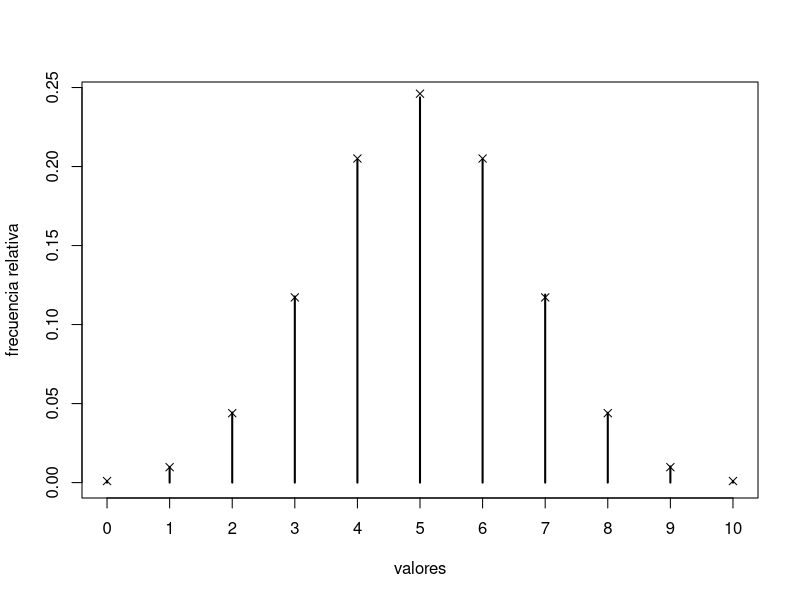

Source code (R): (Note: this script raises an error after producing the figure.)
## ---- chunk 1

## ---- chunk 2
rfmp0 <- function(x, prob = 1/length(x), nsim = 1000) {
  # Simulación nsim v.a. discreta a partir de fmp
  # por inversión generalizada (transformación cuantil)
  X <- numeric(nsim)
  U <- runif(nsim)
  for(j in 1:nsim) {
    i <- 1
    Fx <- prob[1]
    while (Fx < U[j]) {
      i <- i + 1
      Fx <- Fx + prob[i]
    }
    X[j] <- x[i]
  }
  return(X)
}

## ---- chunk 3
ncomp <- 0

rfmp <- function(x, prob = 1/length(x), nsim = 1000) {
  # Simulación nsim v.a. discreta a partir de fmp
  # por inversión generalizada (transformación cuantil)
  # Inicializar FD
  Fx <- cumsum(prob)
  # Simular
  X <- numeric(nsim)
  U <- runif(nsim)
  for(j in 1:nsim) {
    i <- 1
    while (Fx[i] < U[j]) i <- i + 1
    X[j] <- x[i]
    ncomp <<- ncomp + i
  }
  return(X)
}


## ---- chunk 4
set.seed(54321)
n <- 10
p <- 0.5
nsim <- 10^5

x <- 0:n
fmp <- dbinom(x, n, p)

ncomp <- 0
system.time( rx <- rfmp(x, fmp, nsim) )
## ---- chunk 5
mean(rx)
## ---- chunk 6
ncomp/nsim
# Se verá más adelante que el valor teórico es sum((1:length(x))*fmp)
## ---- chunk 7
res <- table(rx)/nsim
plot(res, ylab = "frecuencia relativa", xlab = "valores")
points(x, fmp, pch = 4)  # Comparación teórica

res <- as.data.frame(res)
names(res) <- c("x", "psim")
res$pteor <- fmp
res

# Errores
max(abs(res$psim - res$pteor))
max(abs(res$psim - res$pteor) / res$pteor)
## ---- chunk 8
res <- data.frame(x = x, pteor = fmp, psim = 0)
res.sim <- table(rx)/nsim
index <- match(names(res.sim), x)
res$psim[index] <- res.sim
## ---- chunk 9
tini <- proc.time()

ncomp <- 0
ind <- order(fmp, decreasing=TRUE)
rx <- rfmp(x[ind], fmp[ind], nsim)

tiempo <- proc.time() - tini
tiempo

# Número de comparaciones
ncomp/nsim
sum((1:length(x))*fmp[ind]) # Valor teórico
## ---- chunk 10
system.time( rx <- sample(x, nsim, replace = TRUE, prob = fmp) )
## ---- chunk 11
# ![](tablaguia2.png)
knitr::include_graphics(paste0(fig.path,"tablaguia2.png"))
## ---- chunk 12
rfmp.tabla <- function(x, prob = 1/length(x), m, nsim = 1000) {
  # Simulación v.a. discreta a partir de función de masa de probabilidad
  # por tabla guia de tamaño m
  # Inicializar tabla y FD
  Fx <- cumsum(prob)
  g <- rep(1,m)
  i <- 1
  for(j in 2:m) {
    while (Fx[i] < (j-1)/m) i <- i+1
    g[j] <- i
  }
  # Generar valores
  X <- numeric(nsim)
  U <- runif(nsim)
  for(j in 1:nsim) {
    i <- g[floor(U[j]*m)+1]
    while (Fx[i] < U[j]) i <- i + 1
    X[j] <- x[i]
  }
  return(X)
}

system.time( rx <- rfmp.tabla(x, fmp, n-1, nsim) )

## ---- chunk 13
res <- table(rx)/nsim
plot(res, ylab = "frecuencia relativa", xlab = "valores")
points(x, fmp, pch = 4)  # Comparación teórica
## ---- chunk 14
# ![](alias2.png)
knitr::include_graphics(paste0(fig.path,"alias2.png"))
## ---- chunk 15
rfmp.alias <- function(x, prob = 1/length(x), nsim = 1000) {
  # Inicializar tablas
  a <- numeric(length(x))
  q <- prob*length(x)
  low <- q < 1
  high <- which(!low)
  low <- which(low)
  while (length(high) && length(low)) {
    l <- low[1]
    h <- high[1]
    a[l] <- h
    q[h] <- q[h] - (1 - q[l])
    if (q[h] < 1) {
      high <- high[-1]
      low[1] <- h
    } else low <- low[-1]
  } # while
  # Generar valores
  V <- runif(nsim)
  i <- floor(runif(nsim)*length(x)) + 1
  return( x[ ifelse( V < q[i], i, a[i]) ] )
}


system.time( rx <- rfmp.alias(x,fmp,nsim) )

## ---- chunk 16
res <- table(rx)/nsim
plot(res, ylab = "frecuencia relativa", xlab = "valores")
points(x, fmp, pch = 4)  # Comparación teórica
## ---- chunk 17
fdistr <- function(x) {
ifelse(x < 0, 0,
    ifelse(x < 1/5, x/2 + 1/10,
        ifelse(x <= 9/10, x + 1/10, 1) ) )
}
# Empleando ifelse se complica un poco más pero el resultado es una función vectorial.
curve(fdistr(x), from = -0.1, to = 1.1, type = 's', 
      main = 'Función de distribución')
# Discontinuidades en 0 y 1/5
abline(h = c(1/10, 2/10, 3/10), lty = 2) 
## ---- chunk 18
    # Función cuantil:
    fquant <- function(u) {
    ifelse(u < 1/10, 0,
         ifelse(u < 2/10, 2*(u - 1/10),
                ifelse(u < 3/10, 1/5, u - 1/10) ) )
    }
    # Función para generar nsim valores:
    rx <- function(nsim) fquant(runif(nsim))
## ---- chunk 19
    set.seed(1)
    nsim <- 10^4
    system.time(simx <- rx(nsim))
    
    hist(simx, breaks = "FD", freq = FALSE)
## ---- chunk 20
    curve(ecdf(simx)(x), from= -0.1, to = 1.1, type = "s")
    curve(fdistr(x), type = "s", lty = 2, add = TRUE)
